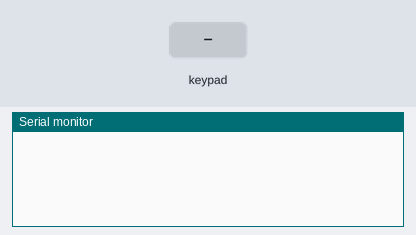
The sketch below on a simulated Arduino Uno, built with avr-gcc and run on an emulated ATmega328P. Shown: the last lines printed to the serial monitor. The test bench sets the inputs (shaded band).

Above: at 1.2 s.
1.3 s: key '1' pressed
At 2.5 s:
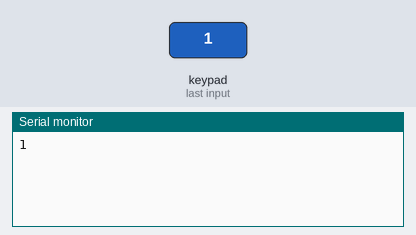
2.8 s: keypad keys 9 8 7 6 # pressed 0.4 s apart
At 5.1 s:
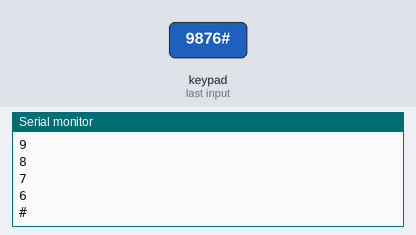
6.3 s: key '*' pressed
At 7.5 s:
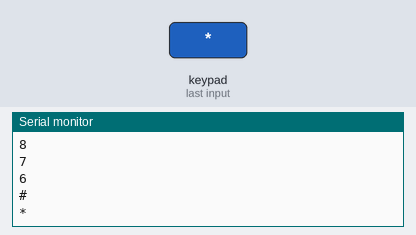
7.8 s: keypad keys 5 4 3 pressed 0.4 s apart
At 9.4 s:
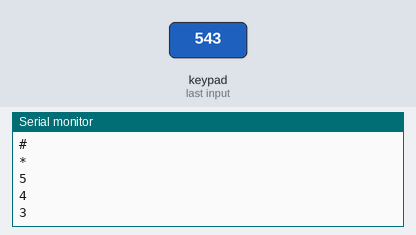
Timing chart, 0 to 10.9 s (numbered marks = the images above; inputs shaded):
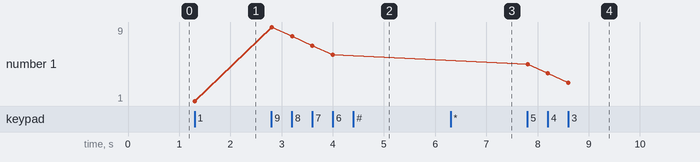

The sketch:

lab5.ino
```cpp
#include <Keypad.h>
const byte ROWS = 4; // four rows
const byte COLS = 3; // four columns
char keys[ROWS][COLS] = {
  {'1','2','3'},
  {'4','5','6'},
  {'7','8','9'},
  {'*','0','#'}
};
byte rowPins[ROWS] = {9, 8, 7, 6}; // connect to row pins
byte colPins[COLS] = {5, 4, 3}; // connect to column pins
Keypad keypad = Keypad(makeKeymap(keys), rowPins, colPins, ROWS, COLS);
void setup() {
  Serial.begin(9600);
}
void loop() {
  char key = keypad.getKey();
  if (key) {
    Serial.println(key);
  }
}
```

Measured:
- after the input at 1.3 s, the serial monitor: prints a new line at once (image 1)
- after the input at 2.8 s, the serial monitor: prints a new line at once (image 2)
- after the input at 6.3 s, the serial monitor: prints a new line at once (image 3)
- after the input at 7.8 s, the serial monitor: prints a new line at once (image 4)
- plotted number 1: 1 → 6 after the input at 2.8 s, 6 → 3 after the input at 7.8 s
